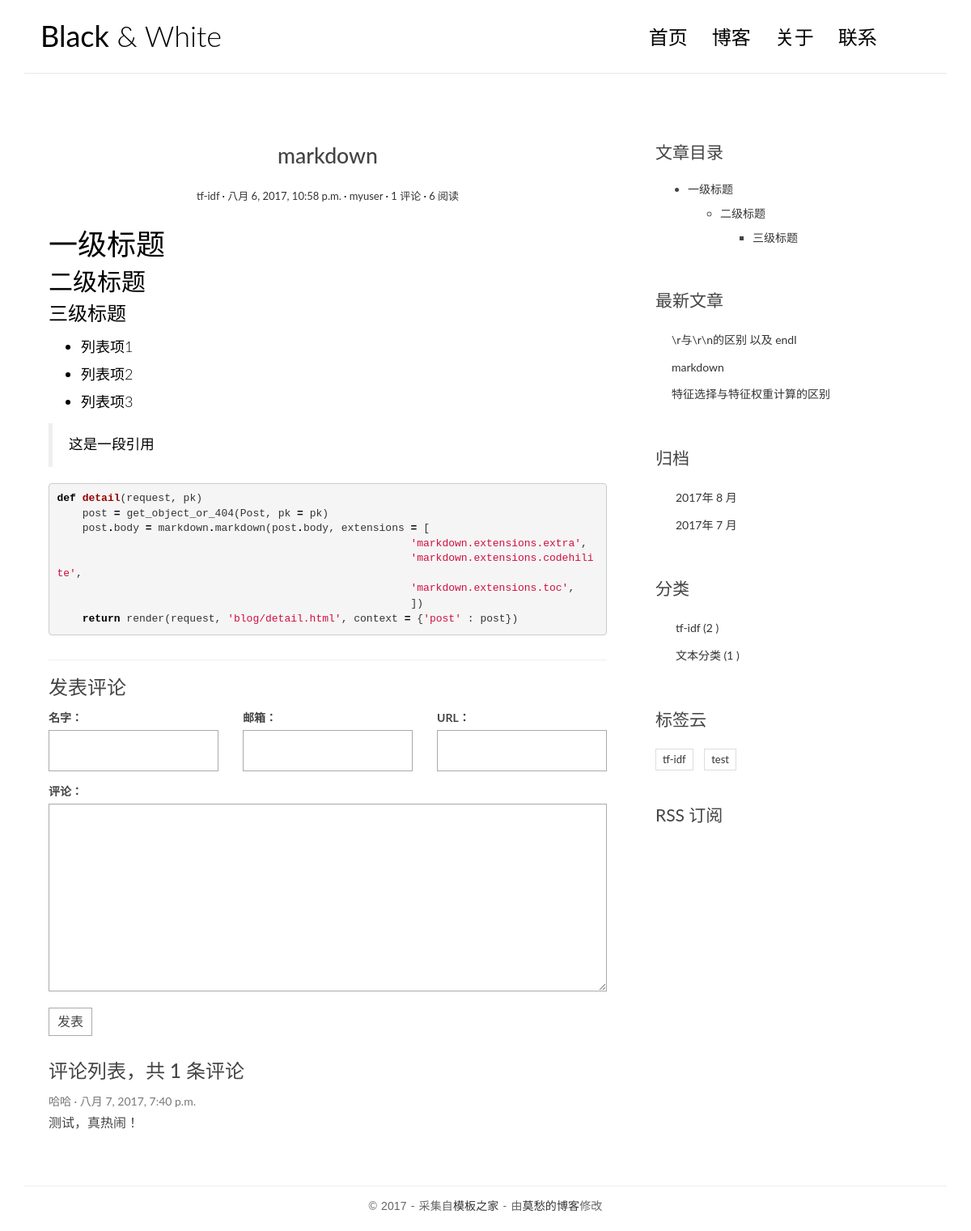
The app's page /post/2/ with its own data.
### blog/models.py (models this page shows, shortened)
@python_2_unicode_compatible
class Post(models.Model):
    title = models.CharField(max_length=70)
    body = models.TextField()
    created_time = models.DateTimeField()
    modified_time = models.DateTimeField()
    excerpt = models.CharField(max_length=200, blank=True)
    category = models.ForeignKey(Category)
    tags = models.ManyToManyField(Tag, blank=True)
    author = models.ForeignKey(User)
    views = models.PositiveIntegerField(default=0)
    def get_absolute_url(self):
        return reverse('blog:detail', kwargs={'pk': self.pk})
    class Meta:
        ordering = ['-created_time']
    def increase_views(self) :
        self.views +=1
        self.save(update_fields = ['views'])
    def save(self, *args, **kwargs) :
        if not self.excerpt :
            md = markdown.Markdown(extensions =[
                'markdown.extensions.extra',
                'markdown.extensions.codehilite',
            ])
            self.excerpt = strip_tags(md.convert(self.body))[:54]
        super(Post, self).save(*args, **kwargs)

@python_2_unicode_compatible
class Category(models.Model):
    name = models.CharField(max_length=100)

@python_2_unicode_compatible
class Tag(models.Model):
    name = models.CharField(max_length=100)

### comments/models.py (models this page shows, shortened)
@python_2_unicode_compatible
class Comment(models.Model):
    name = models.CharField(max_length=100)
    email = models.EmailField(max_length=255)
    url = models.URLField(blank=True)
    text = models.TextField()
    created_time = models.DateTimeField(auto_now_add=True)
    post = models.ForeignKey('blog.Post')

### blog/views.py (the view)
# urls.py: url(r'^post/(?P<pk>[0-9]+)/$', views.PostDetailView.as_view(), name = 'detail'),
class PostDetailView(DetailView):
    model = Post
    template_name = 'blog/detail.html'
    context_object_name = 'post'
    def get(self, request, *args, **kwargs):
        response = super(PostDetailView, self).get(request, *args, **kwargs)
        self.object.increase_views()
        return response
    def get_object(self, queryset=None):
        post = super(PostDetailView, self).get_object(queryset=None)
        md = markdown.Markdown(extensions=[
            'markdown.extensions.extra',
            'markdown.extensions.codehilite',
            TocExtension(slugify=slugify),
        ])
        post.body = md.convert(post.body)
        post.toc = md.toc
        return post
    def get_context_data(self, **kwargs):
        context = super(PostDetailView, self).get_context_data(**kwargs)
        form = CommentForm()
        comment_list = self.object.comment_set.all()
        context.update({
            'form': form,
            'comment_list': comment_list
        })
        return context

### comments/forms.py
class CommentForm(forms.ModelForm):
    class Meta:
        model = Comment
        fields = ['name', 'email', 'url', 'text']

### blog/templatetags/blog_tags.py (called while the page is built)
@register.simple_tag
def get_recent_posts(num=5):
    return Post.objects.all().order_by('-created_time')[:num]

@register.simple_tag
def archives():
    return Post.objects.dates('created_time', 'month', order='DESC')

@register.simple_tag
def get_categories():
    return Category.objects.annotate(num_posts=Count('post')).filter(num_posts__gt=0)

@register.simple_tag
def get_tags():
    return Tag.objects.annotate(num_posts=Count('post')).filter(num_posts__gt=0)

### templates/blog/detail.html (shortened to what this page needs)
{% extends 'base.html' %}
{% block main %}
    <article class="post post-{{ post.pk }}">
        <header class="entry-header">
            <h1 class="entry-title">{{ post.title }}</h1>
            <div class="entry-meta">
                <span class="post-category"><a href="#">{{ post.category.name }}</a></span>
                <span class="post-date"><a href="#"><time class="entry-date"
                                                          datetime="{{ post.created_time }}">{{ post.created_time }}</time></a></span>
                <span class="post-author"><a href="#">{{ post.author }}</a></span>
                <span class="comments-link"><a href="#">{{ post.comment_set.count }} 评论</a></span>
                <span class="views-count"><a href="#">{{ post.views }}  阅读</a></span>
            </div>
        </header>
        <div class="entry-content clearfix">
            {{ post.body | safe }}
        </div>
    </article>
    <section class="comment-area" id="comment-area">
        <hr>
        <h3>发表评论</h3>
        <form action="{% url 'comments:post_comment' post.pk %}" method="post" class="comment-form">
            <div class="row">
                <div class="col-md-4">
                    <label for="{{ form.name.id_for_label }}">名字：</label>
                    {{ form.name }}
                </div>
                <div class="col-md-4">
                    <label for="{{ form.email.id_for_label }}">邮箱：</label>
                    {{ form.email }}
                </div>
                <div class="col-md-4">
                    <label for="{{ form.url.id_for_label }}">URL：</label>
                    {{ form.url }}
                </div>
                <div class="col-md-12">
                    <label for="{{ form.text.id_for_label }}">评论：</label>
                    {{ form.text }}
                    <button type="submit" class="comment-btn">发表</button>
                </div>
            </div>
        </form>
        <div class="comment-list-panel">
            <h3>评论列表，共 <span>{{ post.comment_set.count }}</span> 条评论</h3>
            <ul class="comment-list list-unstyled">
                {% for comment in comment_list %}
                    <li class="comment-item">
                        <span class="nickname">{{ comment.name }}</span>
                        <time class="submit-date"
                              datetime="{{ comment.created_time }}">{{ comment.created_time }}</time>
                        <div class="text">
                            {{ comment.text }}
                        </div>
                    </li>
                {% empty %}
                    暂无评论
                {% endfor %}
            </ul>
        </div>
    </section>
{% endblock main %}
{% block toc %}
    <div class="widget widget-content">
        <h3 class="widget-title">文章目录</h3>
        {{ post.toc|safe }}
    </div>
{% endblock toc %}

### templates/base.html (shortened to what this page needs)
{% load staticfiles %}
{% load blog_tags %}
<!DOCTYPE html>
<html>
<head>
    <link rel="stylesheet" href="http://code.ionicframework.com/ionicons/2.0.1/css/ionicons.min.css">
    <link rel="stylesheet" href="{% static 'blog/css/bootstrap.min.css' %}">
    <link rel="stylesheet" href="{% static 'blog/css/pace.css' %}">
    <link rel="stylesheet" href="{% static 'blog/css/custom.css' %}">
    <link rel="stylesheet" href="{% static 'blog/css/highlights/github.css' %}">
</head>
<body>
<div class="container">
    <header id="site-header">
        <div class="row">
            <div class="col-md-4 col-sm-5 col-xs-8">
                <div class="logo">
                    <h1><a href="{% url 'blog:index' %}"><b>Black</b> &amp; White</a></h1>
                </div>
            </div>
            <div class="col-md-8 col-sm-7 col-xs-4">
                <nav class="main-nav" role="navigation">
                    <div class="collapse navbar-collapse" id="bs-example-navbar-collapse-1">
                        <ul class="nav navbar-nav navbar-right">
                            <li class="cl-effect-11"><a href="{% url 'blog:index' %}" data-hover="首页">首页</a></li>
                            <li class="cl-effect-11"><a href="full-width.html" data-hover="博客">博客</a></li>
                            <li class="cl-effect-11"><a href="about.html" data-hover="关于">关于</a></li>
                            <li class="cl-effect-11"><a href="contact.html" data-hover="联系">联系</a></li>
                        </ul>
                    </div>
                </nav>
            </div>
        </div>
    </header>
</div>
<div class="content-body">
    <div class="container">
        <div class="row">
            <main class="col-md-8">
                {% block main %}
                {% endblock main %}
            </main>
            <aside class="col-md-4">
                {% block toc %}
                {% endblock toc %}
                <div class="widget widget-recent-posts">
                    <h3 class="widget-title">最新文章</h3>
                    {% get_recent_posts as recent_post_list %}
                    <ul>
                        {% for post in recent_post_list %}
                            <li>
                                <a href="{{ post.get_absolute_url }}">{{ post.title }}</a>
                            </li>
                        {% empty %}
                            暂无文章！
                        {% endfor %}
                    </ul>
                </div>
                <div class="widget widget-archives">
                    <h3 class="widget-title">归档</h3>
                    {% archives as date_list %}
                    <ul>
                        {% for date in date_list %}
                            <li>
                                <a href="{% url 'blog:archives' date.year date.month %}">{{ date.year }}年 {{ date.month }} 月</a>
                            </li>
                        {% empty %}
                            暂无归档！
                        {% endfor %}
                    </ul>
                </div>
                <div class="widget widget-category">
                    <h3 class="widget-title">分类</h3>
                    {% get_categories as category_list %}
                    <ul>
                        {% for category in category_list %}
                            <li>
                                <a href="{% url 'blog:category' category.pk %}">{{ category.name }} <span class="post-count">({{ category.num_posts }} )</span></a>
                            </li>
                        {% empty %}
                            暂无分类！
                        {% endfor %}
                    </ul>
                </div>
                <div class="widget widget-tag-cloud">
                    <h3 class="widget-title">标签云</h3>
                    {% get_tags as tag_list %}
                    <ul>
                        {% for tag in tag_list %}
                        <li>
                            <a href="{% url 'blog:tag' tag.pk %}">{{ tag.name }}</a>
                        </li>
                        {% empty %}
                        暂无标签！
                        {% endfor %}
                    </ul>
                </div>
                <div class="rss">
                    <a href=""> RSS 订阅</a>
                </div>
            </aside>
        </div>
    </div>
</div>
<footer id="site-footer">
    <div class="container">
        <div class="row">
            <div class="col-md-12">
                <p class="copyright">&copy 2017 - 采集自<a href="http://www.cssmoban.com/"
                                                        target="_blank" title="模板之家">模板之家</a>
                    - 由<a href="#" title="网页模板" target="_blank">莫愁的博客</a>修改
                </p>
            </div>
        </div>
    </div>
</footer>
</body>
</html>

### blog/static/blog/css/custom.css (style rules this page uses)
* { outline: none; }
h1, h2, h3, h4, h5, h6 { margin-top: 0; }
b { font-weight: 400; }
a { color: #333; }
body { color: #444; font-family: 'Lato', sans-serif; }
p { font-family: 'Ubuntu', sans-serif; font-weight: 400; word-spacing: 1px; letter-spacing: 0.01em; }
#site-header { background-color: #FFF; padding: 25px 20px; margin-bottom: 40px; border-bottom: 1px solid #e7e7e7; }
.logo h1 a { color: #000; }
.logo h1 { margin: 0; font-family: 'Lato', sans-serif; font-weight: 300; }
.main-nav { margin-top: 11px; max-width: 95%; }
.main-nav a { color: #000000 !important; padding: 0 0 5px 0 !important; margin-right: 30px; font-family: 'Lato', sans-serif; font-weight: 300; font-size: 24px; }
.cl-effect-11 a { padding: 10px 0; color: #0972b4; text-shadow: none; }
.cl-effect-11 a::before { position: absolute; top: 0; left: 0; overflow: hidden; padding: 0 0 5px 0 !important; max-width: 0; border-bottom: 1px solid #000; color: #000; content: attr(data-hover); white-space: nowrap; -webkit-transition: max-width 0.5s; -moz-transition: max-width 0.5s; transition: max-width 0.5s; }
.content-body { padding-bottom: 4em; }
.post { background: #fff; padding: 30px 30px 0; }
.entry-title { text-align: center; font-size: 1.9em; margin-bottom: 20px; line-height: 1.6; padding: 10px 20px 0; }
.entry-meta { text-align: center; color: #DDDDDD; font-size: 13px; margin-bottom: 30px; }
.entry-content { font-size: 18px; line-height: 1.9; font-weight: 300; color: #000; }
.post-category::after, .post-date::after, .post-author::after, .comments-link::after { content: ' ·'; color: #000; }
.widget { background: #fff; padding: 30px 0 0; }
.widget-title { font-size: 1.5em; margin-bottom: 20px; line-height: 1.6; padding: 10px 0 0; font-weight: 400; }
.widget-recent-posts ul { padding: 0; margin: 0; padding-left: 20px; }
.widget-recent-posts ul li { list-style-type: none; position: relative; line-height: 170%; margin-bottom: 10px; }
.widget-recent-posts ul li::before { content: '\f3d3'; font-family: "Ionicons"; position: absolute; left: -17px; top: 3px; font-size: 16px; color: #000; }
.widget-archives ul { padding: 0; margin: 0; padding-left: 25px; }
.widget-archives ul li { list-style-type: none; position: relative; line-height: 170%; margin-bottom: 10px; }
.widget-archives ul li::before { content: '\f3f3'; font-family: "Ionicons"; position: absolute; left: -25px; top: 1px; font-size: 16px; color: #000; }
.widget-category ul { padding: 0; margin: 0; padding-left: 25px; }
.widget-category ul li { list-style-type: none; position: relative; line-height: 170%; margin-bottom: 10px; }
.widget-category ul li::before { content: '\f3fe'; font-family: "Ionicons"; position: absolute; left: -25px; top: 1px; font-size: 18px; color: #000; }
.widget-tag-cloud ul { padding: 0; margin: 0; margin-right: -10px; }
.widget-tag-cloud ul li { list-style-type: none; font-size: 13px; display: inline-block; margin-right: 10px; margin-bottom: 10px; padding: 3px 8px; border: 1px solid #ddd; }
.widget-content ul ul { margin-top: 10px; }
.widget-content ul li { margin-bottom: 10px; }
.rss { font-size: 21px; margin-top: 30px; }
.rss a { color: #444; }
#site-footer { padding-top: 10px; padding: 0 0 1.5em 0; }
.copyright { text-align: center; padding-top: 1em; margin: 0; border-top: 1px solid #eee; color: #666; }
.contact-form input, .comment-form input { border: 1px solid #aaa; margin-bottom: 15px; width: 100%; padding: 15px 15px; font-size: 16px; line-height: 100%; transition: 0.4s border-color linear; }
.contact-form textarea, .comment-form textarea { border: 1px solid #aaa; margin-bottom: 15px; width: 100%; padding: 15px 15px; font-size: 16px; line-height: 20px !important; min-height: 183px; transition: 0.4s border-color linear; }
.comment-area { padding: 0 30px 0; }
.comment-form { margin-top: 15px; }
.comment-form .comment-btn { background-color: #fff; border: 1px solid #aaa; font-size: 16px; padding: 5px 10px; }
.comment-list-panel { margin-top: 30px; }
.comment-list { margin-top: 15px; }
.comment-item .nickname, .comment-item .submit-date { color: #777; font-size: 14px; }
.comment-item .nickname:after { content: ' ·'; }
.comment-item .text { padding-top: 5px; font-size: 16px; }

### blog/static/blog/css/highlights/github.css (style rules this page uses)
.codehilite .k { color: #000000; font-weight: bold }
.codehilite .o { color: #000000; font-weight: bold }
.codehilite .nf { color: #990000; font-weight: bold }
.codehilite .w { color: #bbbbbb }
.codehilite .s1 { color: #d01040 }

### records on screen
Post: title "markdown", category.name "tf-idf", created_time "八月 6, 2017, 10:58 p.m.", author "myuser", comment_set.count "1", views "6", body "一级标题 二级标题 三级标题 列表项1 列表项2 列表项3 这是一段引用 def detail ( request , pk ) post = get_object_or_404 ( Post , pk = pk ) post . body = markdown . markdown ( post . body , extensions = [ 'markdown.extensions.extra' , 'markdown.extensions.codehilite' , 'markdown.extensions.toc' , ]) return render ( request , 'blog/detail.html' , context = { 'post' : post })", toc "一级标题 二级标题 三级标题"
Comment: name "哈哈", created_time "八月 7, 2017, 7:40 p.m.", text "测试，真热闹！"
Post: title "\\r与\\r\\n的区别 以及 endl"
Post: title "特征选择与特征权重计算的区别"
Category: name "tf-idf", num_posts "2"
Category: name "文本分类", num_posts "1"
Tag: name "tf-idf"
Tag: name "test"

### other values on screen
{{ date.year }} "2017" "2017"
{{ date.month }} "8" "7"
